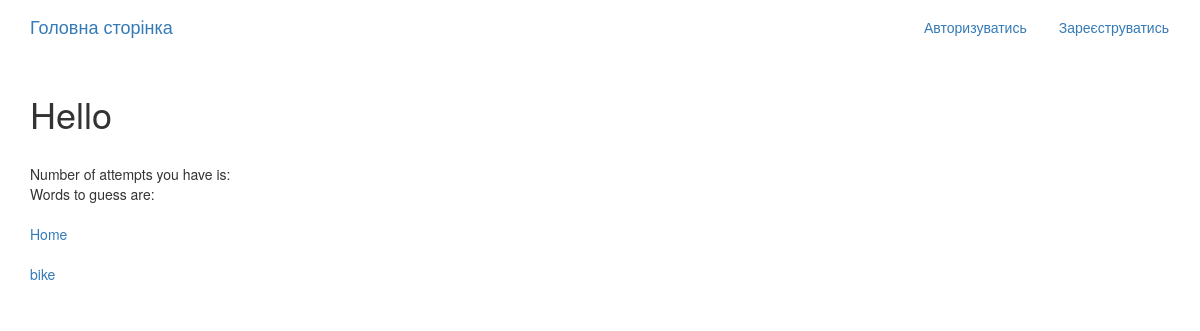
/game/user_words/2/, run on an earlier commit of the app's database.
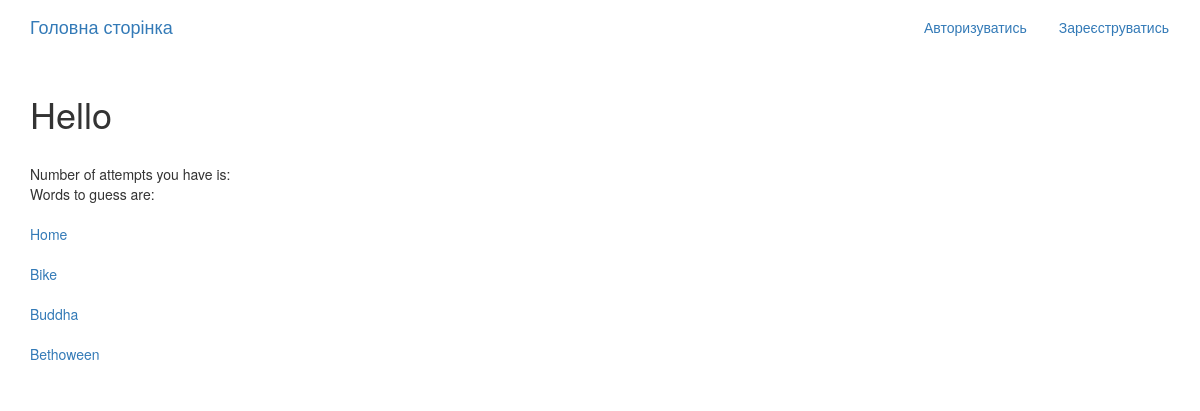
And on a later commit of the database.
### game_app/models.py (models this page shows, shortened)
class Word(models.Model):
    word = models.TextField()
    description = models.TextField()
    success = models.CharField(
        max_length=100,  # Adjust the max_length as needed
        default="You have guessed it!"
        )
    failure = models.CharField(
        max_length=100,  # Adjust the max_length as needed
        default="Try again..."
        )
    call_to_action = models.CharField(
        max_length=100,  # Adjust the max_length as needed
        default="Ok make your choise now!"
        )
    you_win = models.CharField(
        max_length=100,  # Adjust the max_length as needed
        default="Congrats! You have GUESSED IT!!!!"
)
    game_over = models.CharField(
        max_length=100,  # Adjust the max_length as needed
        default="Game Over. Try again!"
)
    guessed = models.BooleanField(default=False)

### game_app/views.py (the view)
# urls.py: path('user_words/<int:pk>/', views.UserWords.as_view(), name='user_profile_detail'),
class UserWords(generic.DetailView):
    model = Profile
    template_name = 'game_app/user_words.html'  # Create an HTML template to display the list of groups
    context_object_name = 'profile'
    def get_context_data(self, **kwargs):
        context = super().get_context_data(**kwargs)
        context['words'] = Word.objects.all()
        return context

### game_app/templates/game_app/user_words.html
{% extends "base.html" %}
{% block content %}
<div class="container">
  <div class="row">
     <h1>Hello {{ user.username }}</h1>
     <br>
     Number of attempts you have is: {{ user.profile.number_of_attempts_to_guess }}
     <br>
     Words to guess are:
     <br>
     <br>
     {% for puzzle in words %}
     <a href="{% url 'game_app:masking-word' puzzle.pk %}">{{puzzle.description}}</a>
     <br>
       <br>
      {% endfor %}
  </div>
</div>
{% endblock %}

### templates/base.html (shortened to what this page needs)
<!DOCTYPE html>
{% load static %}
<html>
  <head>
    <link rel="stylesheet" href="https://maxcdn.bootstrapcdn.com/bootstrap/3.3.7/css/bootstrap.min.css">
    <link rel="stylesheet" href="https://maxcdn.bootstrapcdn.com/bootstrap/3.3.7/css/bootstrap-theme.min.css">
    <link rel="stylesheet" href="{% static 'words_play/css/master.css'%}">
  </head>
  <body>
    <nav class="navbar  mynav" role="navigation" id="navbar">
    			<div class="container">
            <a class="navbar-brand mynav" href="{% url 'home' %}">Головна сторінка</a>
    					<ul class="nav navbar-nav navbar-right">
    						{% if user.is_authenticated %}
                      <li><a href="{% url 'accounts:logout' %}" class="btn btn-simple">Вийти</a></li>
                      <li><a href="{% url 'game_app:user_profile_detail' user.profile.pk %}" class="btn btn-simple">Профіль</a></li>
    						{% else %}
    						      <li><a href="{% url 'accounts:login' %}" class="btn btn-simple">Авторизуватись</a></li>
    						      <li><a href="{% url 'accounts:signup' %}" class="btn btn-simple">Зареєструватись</a></li>
    						{% endif %}
    					</ul>
    			</div>
    		</nav>
        <div class="container mycontent">
          {% block content %}
          {% endblock %}
        </div>
  </body>
</html>

What changed in the data, as far as the page shows it:
changed Word: description "bike" → "Bike"
added Word: description "Buddha"
added Word: description "Bethoween"
